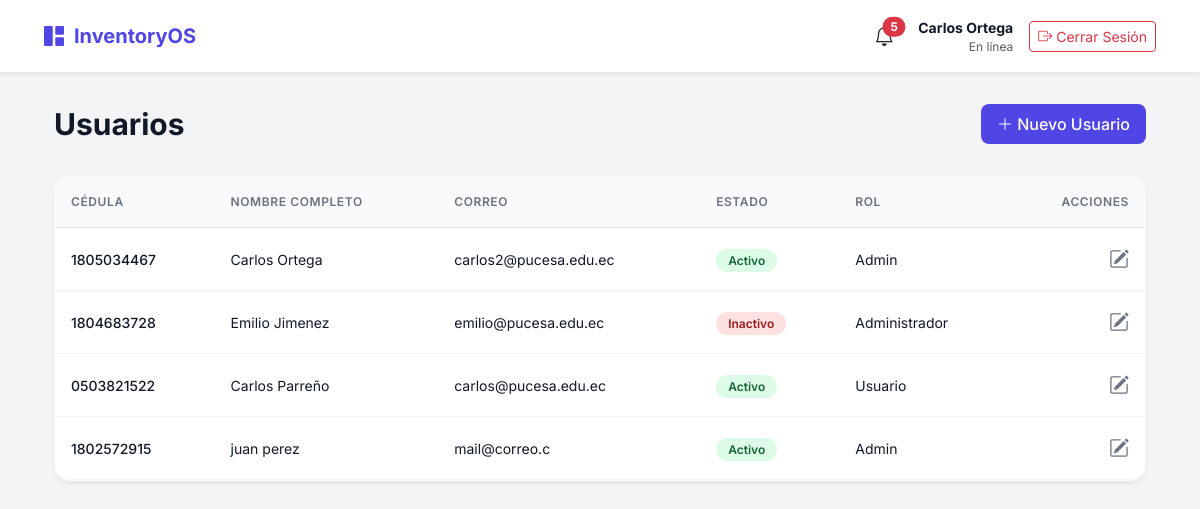
The page /create_modify_user/listar.php (signed in) on the database its author committed.
### tables this page shows
CREATE TABLE `usuarios` (
  `id` int NOT NULL,
  `cedula` varchar(10) NOT NULL,
  `nombre` varchar(100) NOT NULL,
  `apellido` varchar(100) NOT NULL,
  `correo` varchar(100) NOT NULL,
  `telefono` varchar(20) NOT NULL,
  `clave` varchar(32) NOT NULL,
  `rol_id` int DEFAULT NULL,
  `pregunta_1_id` int DEFAULT NULL,
  `respuesta_1` varchar(32) DEFAULT NULL,
  `pregunta_2_id` int DEFAULT NULL,
  `respuesta_2` varchar(32) DEFAULT NULL,
  `pregunta_3_id` int DEFAULT NULL,
  `respuesta_3` varchar(32) DEFAULT NULL,
  `estado` enum('pendiente_activacion','activo','inactivo') DEFAULT 'pendiente_activacion',
  `token_otp` varchar(6) DEFAULT NULL,
  `token_expiracion` datetime DEFAULT NULL,
  `created_at` timestamp NULL DEFAULT CURRENT_TIMESTAMP
);

CREATE TABLE `cod_rol` (
  `cod_rol` int NOT NULL,
  `descripcion` varchar(100) NOT NULL
);

### create_modify_user/listar.php (the view, shortened to what this page needs)
<?php
require_once __DIR__ . '/../connect.php';
$sql = "SELECT u.id, u.cedula, u.nombre, u.apellido, u.correo, u.estado, u.rol_id, r.descripcion AS rol
    FROM usuarios u LEFT JOIN cod_rol r ON r.cod_rol = u.rol_id";
$resultado = $conn->query($sql);
?>
<!DOCTYPE html>
<html lang="es">
<head>
    <link href="https://cdn.jsdelivr.net/npm/bootstrap@5.3.0/dist/css/bootstrap.min.css" rel="stylesheet">
    <link rel="stylesheet" href="https://cdn.jsdelivr.net/npm/bootstrap-icons@1.11.0/font/bootstrap-icons.css">
</head>
<body>
<?php include '../navbar.php'; ?>
<div class="container px-4">
    <div class="page-header">
        <h1 class="page-title">Usuarios</h1>
        <a href="agregar.php" class="btn btn-primary-custom">
            <i class="bi bi-plus-lg"></i> Nuevo Usuario
        </a>
    </div>
    <div class="card-custom">
        <div class="table-responsive">
            <table class="table table-hover mb-0">
                <thead>
                    <tr>
                        <th>Cédula</th>
                        <th>Nombre Completo</th>
                        <th>Correo</th>
                        <th>Estado</th>
                        <th>Rol</th>
                        <th class="text-end">Acciones</th>
                    </tr>
                </thead>
                <tbody>
                    <?php
                    if ($resultado->num_rows > 0) {
                        while ($fila = $resultado->fetch_assoc()) {
                            $statusClass = ($fila['estado'] == 'activo') ? 'status-activo' : 'status-inactivo';
                            echo "<tr>";
                            echo "<td class='fw-medium'>" . htmlspecialchars($fila['cedula']) . "</td>";
                            echo "<td>" . htmlspecialchars($fila['nombre'] . ' ' . $fila['apellido']) . "</td>";
                            echo "<td>" . htmlspecialchars($fila['correo']) . "</td>";
                            echo "<td><span class='badge-status " . $statusClass . "'>" . ucfirst(htmlspecialchars($fila['estado'])) . "</span></td>";
                            echo "<td>" . htmlspecialchars($fila['rol'] ?? 'Sin Rol') . "</td>";
                            echo "<td class='text-end'>
                                    <a href='editar.php?id=" . $fila['id'] . "' class='action-btn' title='Editar'>
                                        <i class='bi bi-pencil-square fs-5'></i>
                                    </a>
                                  </td>";
                            echo "</tr>";
                        }
                    } else {
                        echo "<tr><td colspan='6' class='text-center py-4 text-muted'>No hay usuarios registrados</td></tr>";
                    }
                    ?>
                </tbody>
            </table>
        </div>
    </div>
</div>
</body>
</html>

### create_modify_user/listar.php (style rules this page uses)
:root { --primary-color: #4f46e5; --bg-color: #f3f4f6; --card-bg: #ffffff; --text-main: #111827; --text-muted: #6b7280; }
body { background-color: var(--bg-color); font-family: 'Inter', sans-serif; color: var(--text-main); }
.page-header { display: flex; justify-content: space-between; align-items: center; margin-bottom: 2rem; margin-top: 2rem; }
.page-title { font-size: 1.875rem; font-weight: 700; color: var(--text-main); margin: 0; }
.card-custom { background-color: var(--card-bg); border-radius: 16px; box-shadow: 0 4px 6px -1px rgba(0, 0, 0, 0.05), 0 2px 4px -1px rgba(0, 0, 0, 0.03); border: 1px solid rgba(0,0,0,0.02); overflow: hidden; }
.table thead th { background-color: #f9fafb; color: var(--text-muted); font-weight: 600; text-transform: uppercase; font-size: 0.75rem; letter-spacing: 0.05em; border-bottom: 1px solid #e5e7eb; padding: 1rem; }
.table tbody td { padding: 1rem; vertical-align: middle; border-bottom: 1px solid #f3f4f6; color: var(--text-main); font-size: 0.875rem; }
.badge-status { padding: 0.25rem 0.75rem; border-radius: 9999px; font-size: 0.75rem; font-weight: 600; }
.status-activo { background-color: #dcfce7; color: #166534; }
.status-inactivo { background-color: #fee2e2; color: #991b1b; }
.btn-primary-custom { background-color: var(--primary-color); color: white; border: none; padding: 0.5rem 1rem; border-radius: 8px; font-weight: 500; transition: all 0.2s; }
.action-btn { color: var(--text-muted); transition: color 0.2s; }

### rows shown on the page
usuarios: cedula "1805034467", nombre+apellido "Carlos Ortega", correo "carlos2@pucesa.edu.ec", estado "Activo", cod_rol.descripcion "Admin"
usuarios: cedula "1804683728", nombre+apellido "Emilio Jimenez", correo "emilio@pucesa.edu.ec", estado "Inactivo", cod_rol.descripcion "Administrador"
usuarios: cedula "0503821522", nombre+apellido "Carlos Parreño", correo "carlos@pucesa.edu.ec", estado "Activo", cod_rol.descripcion "Usuario"
usuarios: cedula "1802572915", nombre+apellido "juan perez", correo "mail@correo.c", estado "Activo", cod_rol.descripcion "Admin"

### other values the page prints
$alert_count "5"
$_SESSION['nombre'] "Carlos Ortega"
